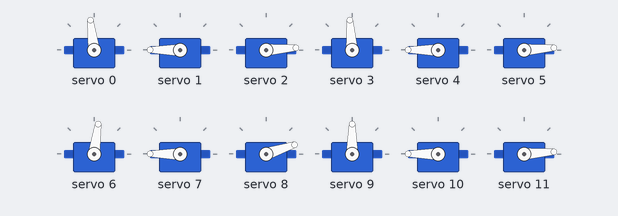
This sketch was run on a simulated Arduino Uno, built with avr-gcc and run on an emulated ATmega328P. Parts: 12 × servo.

Above: at 0.1 s.
At 3.2 s:
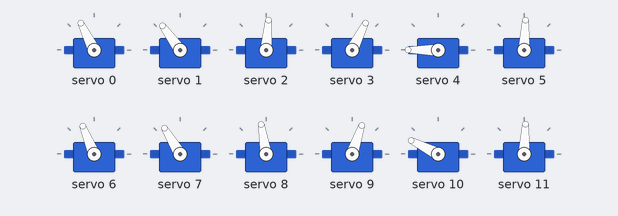
At 11.2 s:
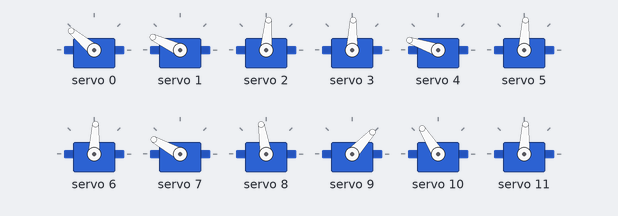
At 20.76 s:
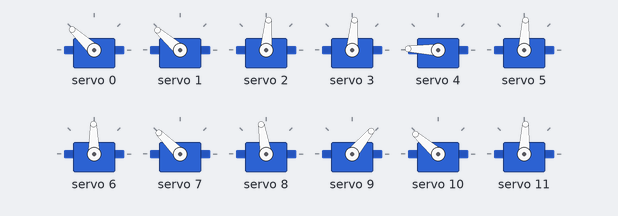
At 28.9 s:
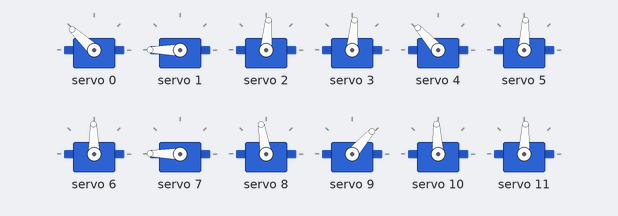
At 39.5 s:
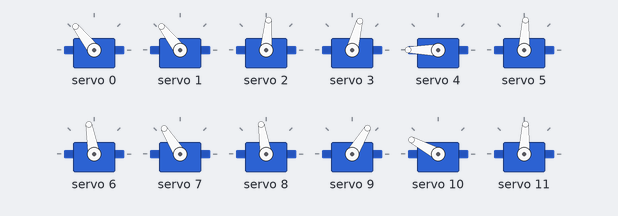
Timing chart, 0 to 40.0 s (numbered marks = the images above):
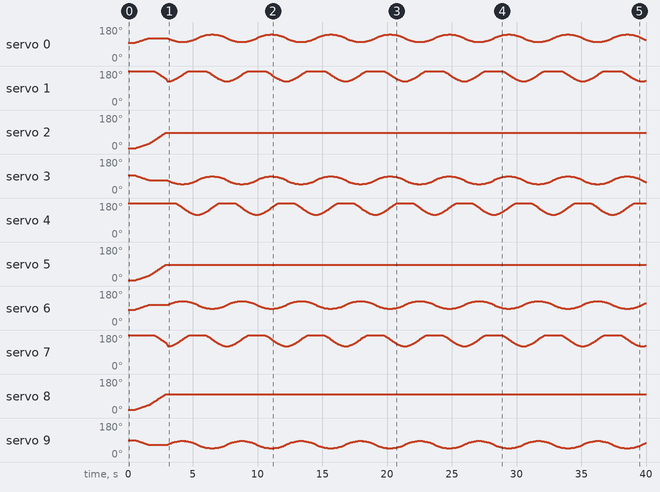

The sketch:

YASBot.ino
```cpp
#include <Adafruit_PWMServoDriver.h>
#include "SpiderBot.h"

#define SERVO_FREQ 50 // Analog servos run at ~50 Hz updates
#define PI 3.14

Adafruit_PWMServoDriver pwm = Adafruit_PWMServoDriver();
SpiderBot robot = SpiderBot(&pwm);

float animation = 0;

void setup() {
  Serial.begin(9600);

  pwm.begin();

  //setup from Adafruit's example code
  pwm.setOscillatorFrequency(27000000); //I need an oscilloscope to set this correctly apparently (?????) buut I don't have one so we're leaving it to default and praying :)
  pwm.setPWMFreq(SERVO_FREQ);  // Analog servos run at ~50 Hz updates

  delay(10);

  robot.conf_crouch();
  robot.tick();

  delay(500);

  robot.setSpeeds(0.8, 0.8, 0.8);
}

void loop() {
  robot.getFrontRight()->simple_walk_cycle(animation);
  robot.getFrontLeft()->simple_walk_cycle(animation + PI);
  robot.getBackRight()->simple_walk_cycle(-animation - PI);
  robot.getBackLeft()->simple_walk_cycle(-animation);

  robot.finishMoving();

  animation += 0.05;
}
```

Leg.cpp
```cpp
#include "leg.h"

Leg::Leg() {
  root = Motor();
  arm = Motor();
  wrist = Motor();
}

Leg::Leg(Adafruit_PWMServoDriver* driver, uint8_t rid, uint8_t aid, uint8_t wid, bool root_reversed) {
  root = Motor(rid, driver, root_reversed);
  arm = Motor(aid, driver, false);
  wrist = Motor(wid, driver, false);
}

Leg::Leg(Adafruit_PWMServoDriver* driver, uint8_t rid, uint8_t aid, uint8_t wid, bool root_reversed, limit_s rootl, limit_s arml, limit_s wristl) {
  root = Motor(rid, driver, root_reversed, rootl);
  arm = Motor(aid, driver, false, arml);
  wrist = Motor(wid, driver, false, wristl);
}

void Leg::setPositions(float rootp, float armp, float wristp) {
  root.setTarget(rootp);
  arm.setTarget(armp);
  wrist.setTarget(wristp);
}

void Leg::setUsePIs(bool rootu, bool armu, bool wristu) {
  root.setUsePI(rootu);
  arm.setUsePI(armu);
  wrist.setUsePI(wristu);
}

void Leg::setUseSlews(bool rootu, bool armu, bool wristu) {
  root.setUseSlew(rootu);
  arm.setUseSlew(armu);
  wrist.setUseSlew(wristu);
}

void Leg::setSpeeds(float roots, float arms, float wrists) {
  root.setSpeed(roots);
  arm.setSpeed(arms);
  wrist.setSpeed(wrists);
}

void Leg::tick() {
  root.tick();
  arm.tick();
  wrist.tick();
}

void Leg::finishMoving() {
  while(!targetsReached())
    tick(); //just keep ticking until all motors have reached their destination
}

bool Leg::targetsReached() {
  return root.targetReached() && arm.targetReached() && wrist.targetReached();
}

void Leg::simple_walk_cycle(float anim) {
  float anims = sin(anim); //constrain anim progress between -1 and 1
  float animc = cos(anim);

  root.setTarget(-0.5 + (anims * 0.4));
  arm.setTarget(0.3 + (animc * 0.4));
  wrist.setTarget(-0.1);
}

Motor* Leg::getRoot() {
  return &root;
}

Motor* Leg::getArm() {
  return &arm;
}

Motor* Leg::getWrist() {
  return &wrist;
}
```

Motor.cpp
```cpp
#include "motor.h"

Motor::Motor() {
  //bunch-o-defaults
  id = -1;
  driver = NULL;
  limit = {DEFAULT_MOTOR_MIN, DEFAULT_MOTOR_MAX};
  usePI = false;
  useSlew = false;
  speed = 1;
  integral = 0;
  slew = 0;
}

Motor::Motor(uint8_t id, Adafruit_PWMServoDriver* driver, bool reversed, limit_s limit) {
  this->id = id;
  this->driver = driver;
  this->limit = limit;

  this->reversed = reversed;

  usePI = false;
  useSlew = false;
  speed = 1;

  lmidpoint = (limit.upper + limit.lower) / 2;
  target = lmidpoint; //initialize target to midpoint to avoid breaking stuff

  integral = 0;
  slew = 0;
}

void Motor::setTarget(float pos) {
  pos = constrain(pos, -1.0, 1.0);

  if(reversed)
    pos*=-1;

  integral = 0;
  slew = 0;
  target = (pos * (lmidpoint - limit.lower)) + lmidpoint;
}

void Motor::setUsePI(bool usePI) {
  this->usePI = usePI;
}

void Motor::setUseSlew(bool useSlew) {
  this->useSlew = useSlew;
}

void Motor::setSpeed(float speed) {
  speed = constrain(speed, 0.0, 1.0);

  this->speed = speed;
}

void Motor::tick() {
  if(target == position)
    return;

  if(speed==1)
    position = target; //use max servo speed if speed is 1
  else {
    float change;

    if(usePI)
    {
      float err = (float)target - position;

      integral = abs(err) > INTEGRAL_RANGE ?
              0 : constrain(integral + err, -MAX_INTEGRAL, MAX_INTEGRAL);

      change = err * kP + (integral * kI);
    }
    else {
      change = MOTOR_MAX_SPEED * speed * (target-position>0 ? 1 : -1);
    }

    if(useSlew) {
      change = abs(slew) < abs(change) ? slew : change;
      slew += SLEW_RATE * (target-position>0 ? 1 : -1);
    }

    if(abs(position-target) < change) //if the change will cause the position to overshoot, just set the position to the target
      position = target;
    else
      position += change;
  }

  //send calculated position to PWM driver via I2C
  this->driver->setPWM(id, 0, (uint16_t)position);
}

void Motor::finishMoving() {
  while(!targetReached())
    tick();
}

bool Motor::targetReached() {
  return target == position;
}

uint16_t Motor::getPosition() {
  return position;
}
```

SpiderBot.cpp
```cpp
#include "SpiderBot.h"

SpiderBot::SpiderBot(Adafruit_PWMServoDriver* driver) {
  backRight = Leg(driver, 0, 1, 2, true,
          {212, 420},
          {210, 580},
          {120, 503}); //was 100

  backLeft = Leg(driver, 3, 4, 5, false,
          {200, 420},
          {180, 580},
          {120, 510});

  frontLeft = Leg(driver, 6, 7, 8, true,
          {180, 390},
          {190, 580},
          {150, 530}); //was 130

  frontRight = Leg(driver, 9, 10, 11, false,
          {200, 405},
          {95, 500},
          {120, 510});
}

void SpiderBot::setUsePIs(bool rootu, bool armu, bool wristu) {
  backRight.setUsePIs(rootu, armu, wristu);
  backLeft.setUsePIs(rootu, armu, wristu);
  frontLeft.setUsePIs(rootu, armu, wristu);
  frontRight.setUsePIs(rootu, armu, wristu);
}

void SpiderBot::setUseSlews(bool rootu, bool armu, bool wristu) {
  backRight.setUseSlews(rootu, armu, wristu);
  backLeft.setUseSlews(rootu, armu, wristu);
  frontLeft.setUseSlews(rootu, armu, wristu);
  frontRight.setUseSlews(rootu, armu, wristu);
}

void SpiderBot::setSpeeds(float roots, float arms, float wrists) {
  backRight.setSpeeds(roots, arms, wrists);
  backLeft.setSpeeds(roots, arms, wrists);
  frontLeft.setSpeeds(roots, arms, wrists);
  frontRight.setSpeeds(roots, arms, wrists);
}

//move all legs to the same position
void SpiderBot::allLegs(float root, float arm, float wrist) {
  backRight.setPositions(root, arm, wrist);
  backLeft.setPositions(root, arm, wrist);
  frontLeft.setPositions(root, arm, wrist);
  frontRight.setPositions(root, arm, wrist);
}

//simple configurations
void SpiderBot::conf_stand() {
  allLegs(0, -0.2, 0.3);
}

void SpiderBot::conf_crouch() {
  allLegs(0, 1, -1);
}

void SpiderBot::tick() {
  backRight.tick();
  backLeft.tick();
  frontLeft.tick();
  frontRight.tick();
}

void SpiderBot::finishMoving() {
  while(!targetsReached())
    tick();
}

bool SpiderBot::targetsReached() {
  return backRight.targetsReached() && backLeft.targetsReached() && frontLeft.targetsReached() && frontRight.targetsReached();
}

Leg* SpiderBot::getBackRight() {
  return &backRight;
}

Leg* SpiderBot::getBackLeft() {
  return &backLeft;
}

Leg* SpiderBot::getFrontLeft() {
  return &frontLeft;
}

Leg* SpiderBot::getFrontRight() {
  return &frontRight;
}
```

SpiderBot.h
```cpp
#pragma once

#include "leg.h"

class SpiderBot {
  public:
    SpiderBot(Adafruit_PWMServoDriver* driver);

    //settings (sets values for all legs)
    void setUsePIs(bool rootu, bool armu, bool wristu);
    void setUseSlews(bool rootu, bool armu, bool wristu);
    void setSpeeds(float roots, float arms, float wrists);

    //move all legs to the same position
    void allLegs(float root, float arm, float wrist);

    //simple configurations
    void conf_stand();
    void conf_crouch();

    void tick();
    void finishMoving(); //wait until all legs have moved to their target locations

    bool targetsReached();

    Leg* getBackRight();
    Leg* getBackLeft();
    Leg* getFrontLeft();
    Leg* getFrontRight();

  private:
    Leg backRight;
    Leg backLeft;
    Leg frontLeft;
    Leg frontRight;
};
```

leg.h
```cpp
#pragma once

#include "motor.h"

class Leg {
  public:
    Leg();
    Leg(Adafruit_PWMServoDriver* driver, uint8_t rid, uint8_t aid, uint8_t wid, bool root_reversed);
    Leg(Adafruit_PWMServoDriver* driver, uint8_t rid, uint8_t aid, uint8_t wid, bool root_reversed, limit_s rootl, limit_s arml, limit_s wristl);

    void setPositions(float rootp, float armp, float wristp);
    void setUsePIs(bool rootu, bool armu, bool wristu);
    void setUseSlews(bool rootu, bool armu, bool wristu);
    void setSpeeds(float roots, float arms, float wrists);

    void tick();
    void finishMoving(); //wait until all motors have reached their target positions

    bool targetsReached();

    //basic animations and movements
    void simple_walk_cycle(float anim); //walk cycle with anim controlling what part of the cycle to move to

    Motor* getRoot();
    Motor* getArm();
    Motor* getWrist();

  private:
    Motor root;
    Motor arm;
    Motor wrist;
};
```

motor.h
```cpp
#pragma once

#include <Adafruit_PWMServoDriver.h>

//default pulse lengths for full range of motion of the servos (out of 4096)
//calculated by pulse length (μsec) / 4. Pulse length from amazon page: https://www.amazon.com/dp/B0BKPL2Y21?ref=ppx_yo2ov_dt_b_fed_asin_title&th=1
#define DEFAULT_MOTOR_MAX 625
#define DEFAULT_MOTOR_MIN 125

//this value was guessed and then slowly adjusted to represent roughly how fast an SG90 moves (in pulse length / clock cycle) ¯\_(ツ)_/¯
#define MOTOR_MAX_SPEED 0.6

//tuning values for PD loop
#define kP 0.005
#define kI 0.001

//min error size where integral kicks in
#define INTEGRAL_RANGE 50
#define MAX_INTEGRAL 10

//slew
#define SLEW_RATE 0.0004

// struct to define the upper and lower limit of a servo motor for consistent range of motion between limbs of the robot
typedef struct {
  uint16_t lower;
  uint16_t upper;
} limit_s;

class Motor {
  public:
    Motor();
    Motor(uint8_t id, Adafruit_PWMServoDriver* driver, bool reversed=false, limit_s limit={DEFAULT_MOTOR_MIN, DEFAULT_MOTOR_MAX});

    void setTarget(float pos); // [-1.0] - [1.0]
    void setUsePI(bool usePI); //PI control loop
    void setUseSlew(bool useSlew);
    void setSpeed(float speed);

    void tick();
    void finishMoving(); //one call to move until target reached

    bool targetReached(); //returns whether or not the motor has reached its desired target
    uint16_t getPosition();

  private:
    uint8_t id;
    Adafruit_PWMServoDriver* driver;

    bool reversed;

    limit_s limit;
    uint16_t lmidpoint;

    uint16_t target;
    float position; //position moves towards target at a specific speed each "tick()"

    float integral;
    float slew;

    float speed;
    bool usePI;
    bool useSlew;
};
```

Measured:
- by itself, servo 2: moves from 4° to 85° over 2.3 s
- by itself, servo 5: moves from 4° to 87° over 2.4 s
- by itself, servo 8: moves from 18° to 99° over 2.3 s
- by itself, servo 11: moves from 4° to 87° over 2.3 s
